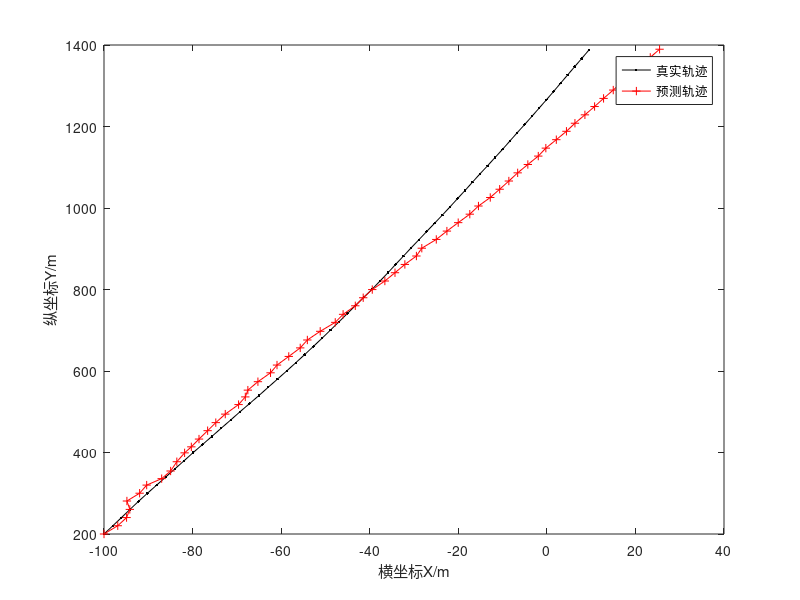

Write MATLAB code to recreate this figure.
function EKF_For_TargetTracking
T=1;
N=60/T;
X=zeros(4,N);
load("X.mat")
Z=zeros(1,N);
delta_w=1e-3;
Q=delta_w*diag([0.5,1]);
G=[T^2/2,0;T,0;0,T^2/2;0,T];
R=5;
F=[1,T,0,0;0,1,0,0;0,0,1,T;0,0,0,1];
x0=200;
y0=300;
Xstation=[x0,y0];
for t=2:N
    Z(t)=Dist(X(:,t),Xstation)+sqrtm(R)*randn;
end
Xekf=zeros(4,N);
Xekf(:,1)=X(:,1);
P0=eye(4);
for i=2:N
    Xn=F*Xekf(:,i-1);
    P1=F*P0*F'+G*Q*G';
    dd=Dist(Xn,Xstation);
    H=[(Xn(1,1)-x0)/dd,0,(Xn(3,1)-y0)/dd,0];
    K=P1*H'/(H*P1*H'+R);
    Xekf(:,i)=Xn+K*(Z(:,i)-dd);
    P0=(eye(4)-K*H)*P1;
end
figure
hold on;box on;
plot(X(1,:),X(3,:),'-k.');
plot(Xekf(1,:),Xekf(3,:),'-r+');
legend('真实轨迹','预测轨迹');
xlabel('横坐标X/m');
ylabel('纵坐标Y/m');
save("ekf.mat","Xekf");
function d=Dist(X1,X2);
if length(X2)<=2
    d=sqrt(((X1(1)-X2(1))^2)+(X1(3)-X2(2))^2);
else
    d=sqrt(((X1(1)-X2(1))^2)+(X1(3)-X2(3))^2);
end




